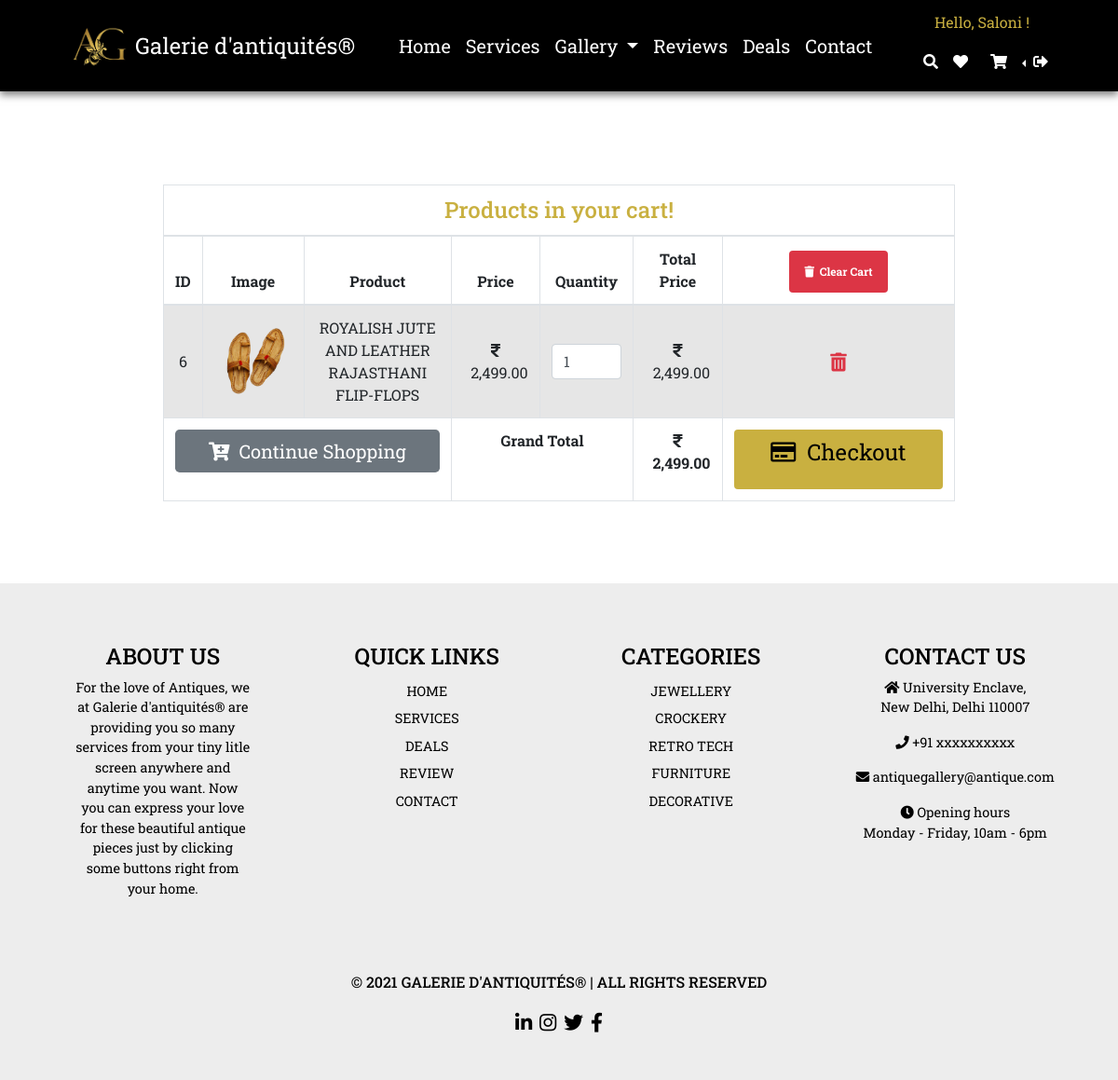
Screenshot of /cart.php (signed in) with the database file from the repository.
### tables this page shows
CREATE TABLE `cart` (
  `id` int(10) NOT NULL,
  `product_name` varchar(100) NOT NULL,
  `product_price` int(50) NOT NULL,
  `product_image` varchar(200) NOT NULL,
  `qty` int(10) NOT NULL,
  `total_price` int(50) NOT NULL,
  `uid` int(10) NOT NULL,
  `pid` int(10) NOT NULL
);

CREATE TABLE `search` (
  `sid` int(10) NOT NULL,
  `sname` varchar(20) NOT NULL,
  `top` varchar(10) NOT NULL,
  `photo` varchar(200) NOT NULL
);

### cart.php (the view, shortened to what this page needs)
<!DOCTYPE html>
<html lang="en">
<head>
    <link href="https://cdn.jsdelivr.net/npm/bootstrap@5.1.1/dist/css/bootstrap.min.css" rel="stylesheet"
>
    <link rel='stylesheet'
        href='https://cdnjs.cloudflare.com/ajax/libs/twitter-bootstrap/4.5.2/css/bootstrap.min.css' />
    <link rel="stylesheet" href="https://cdnjs.cloudflare.com/ajax/libs/font-awesome/5.15.2/css/all.min.css">
    <link rel="stylesheet" href="assests/css/style.css">
    <link rel="stylesheet" href="assests/css/Product.css">
</head>
<body>
    <header id="topheader">
        <?php include 'header.php'; ?>
        <?php include 'login_signup.php'; ?>
    </header>
<main>
    <div class="container mb-4" style=' margin-top: 150px'>
        <div class="row justify-content-center">
            <div class="col-lg-10">
                <div class="table-responsive my-5">
                    <table class="table table-bordered table-striped text-center">
                        <thead>
                            <tr>
                                <td colspan="7">
                                    <h4 class="text-center m-0" style="color: #c9b040">Products in your cart!</h4>
                                </td>
                            </tr>
                            <tr>
                                <th>ID</th>
                                <th>Image</th>
                                <th>Product</th>
                                <th>Price</th>
                                <th>Quantity</th>
                                <th>Total Price</th>
                                <th>
                                    <a href="action.php?clear=all" class="badge-danger badge p-3 "
                                        onclick="return confirm('Are you sure want to clear your cart?');"><i
                                            class="fas fa-trash"></i>&nbsp;&nbsp;Clear Cart</a>
                                </th>
                            </tr>
                        </thead>
                        <tbody>
                            <?php
                            $uid = $_SESSION['uid'];
                require '_dbConnect.php';
                $sql = "select * from cart where uid='$uid'";
                $result = mysqli_query($conn,$sql);
                $grand_total = 0;
                while ($row = $result->fetch_assoc()):
              ?>
                            <tr>
                                <td class="align-middle"><?= $row['pid'] ?></td>
                                <td class="align-middle"><img src="<?= $row['product_image'] ?>" width="50"></td>
                                <td class="align-middle"><?= strtoupper($row['product_name']) ?></td>
                                <td class="align-middle">
                                    <i
                                        class="fas fa-rupee-sign"></i>&nbsp;&nbsp;<?= number_format($row['product_price'],2); ?>
                                </td>
                                <td class="align-middle">
                                    <input type="number" min="1" class="form-control itemQty" value="<?= $row['qty'] ?>"
                                        style="width:75px;">
                                </td>
                                <td class="align-middle"><i
                                        class="fas fa-rupee-sign"></i>&nbsp;&nbsp;<?= number_format($row['total_price'],2); ?>
                                </td>
                                <td class="align-middle">
                                    <a href="action.php?remove=<?= $row['pid'] ?>" class="text-danger lead"
                                        onclick="return confirm('Are you sure want to remove this item?');"><i
                                            class="fas fa-trash-alt"></i></a>
                                </td>
                            </tr>
                            <?php $grand_total += $row['total_price']; ?>
                            <?php endwhile; ?>
                            <tr>
                                <td colspan="3">
                                    <a href="index.php#featured" class=" btn-lg btn-secondary btn-block"><i
                                            class="fas fa-cart-plus" style="text-decoration: none;" ></i>&nbsp;&nbsp;Continue
                                        Shopping</a>
                                </td>
                                <td colspan="2"><b>Grand Total</b></td>
                                <td><b><i
                                            class="fas fa-rupee-sign"></i>&nbsp;&nbsp;<?= number_format($grand_total,2); ?></b>
                                </td>
                                <td>
                                    <a href="checkout.php" class="btn btn-info align-middle <?= ($grand_total > 0) ? '' : 'disabled'; ?>" style="color: black; background-color: #c9b040; text-decoration: none;">
                                        <i class="far fa-credit-card"></i>&nbsp;&nbsp;Checkout
                                    </a>
                                </td>
                            </tr>
                        </tbody>
                    </table>
                </div>
            </div>
        </div>
    </div>
        <?php include 'footer.php'; ?>
</main>
</body>
</html>

### footer.php (shortened to what this page needs)
<!DOCTYPE html>
<html lang="en">
<body>
<section class="footer">
      <div class="box-container row px-5 py-5">
        <div class="boxx first col-lg-3 py-3 px-5 text-center">
          <h3 class="text-uppercase">about us</h3>
          <p>For the love of Antiques, we at Galerie d'antiquités® are providing you so many services from your tiny
            litle screen anywhere and anytime you want. Now you can express your love for these beautiful antique pieces
            just by clicking some buttons right from your home.</p>
        </div>
        <div class="boxx col-lg-3 d-flex flex-column text-center text-uppercase py-3">
          <h3>quick links</h3>
          <a href="index.php#home" class="py-1">home</a>
          <a href="index.php#services" class="py-1">services</a>
          <a href="index.php#deals" class="py-1">deals</a>
          <a href="index.php#reviews" class="py-1">review</a>
          <a href="contact.php" class="py-1">contact</a>
        </div>
        <div class="boxx col-lg-3 d-flex flex-column text-center text-uppercase py-3">
          <h3>Categories</h3>
          <?php
                include '_dbConnect.php';
                $sql = "select * from search";
                $result = mysqli_query($conn, $sql);
                    foreach ($result as $row) {
                    echo'
                <a class="py-1" href="category.php?category='.ucwords($row["sname"]).'">'.ucwords($row["sname"]).'</a>'; } ?>
        </div>
        <div class="boxx col-lg-3 d-flex flex-column text-center py-3">
          <h3 class="text-uppercase">contact us</h3>
          <p> <i class="fas fa-home"></i>
                        University Enclave,<br>
                        New Delhi, Delhi 110007
          </p>
          <p> <i class="fas fa-phone"></i>
            +91 xxxxxxxxxx
          </p>
          <p> <i class="fas fa-envelope"></i>
            antiquegallery@antique.com
          </p>
          <p> <i class="fas fa-clock"></i>
            Opening hours <br>
            Monday - Friday, 10am - 6pm
          </p>
        </div>
      </div>
      <div class="mb-0">
      <h1 class="credit text-center text-uppercase pb-3 px-2"> © 2021 Galerie d'antiquités® | All Rights Reserved</h1>
      <div class="d-flex flex-row justify-content-center align-items-center icon-box pb-5">
            <a href=""><i class="fab fa-linkedin-in px-1" style="font-size: 1.3rem;"></i></a>
            <a href=""><i class="fab fa-instagram px-1" style="font-size: 1.3rem;"></i></a>
            <a href=""><i class="fab fa-twitter px-1" style="font-size: 1.3rem;"></i></a>
            <a href=""><i class="fab fa-facebook-f px-1" style="font-size: 1.3rem;"></i></a>
          </div>
        </div>
    </section>
</body>
</html>

### assests/css/style.css (style rules this page uses)
* { padding: 0; margin: 0; box-sizing: border-box; }
html { scroll-behavior: smooth; overflow: scroll; overflow-x: hidden; }
main { overflow-x: hidden; }
a { text-decoration: none; }
header { position: fixed; top:0; left: 0; right:0; z-index: 1000; }
.btn { height: 4rem; width: 14rem; background: var(--gold); color:#fff; font-size: 1.5rem; cursor: pointer; border:none; outline: none; }
.footer { box-sizing: content-box; background: var(--gray); margin:0; padding:0; color:black; }
.footer a { color:black; }
.footer .credit, .footer h3 { font-size: 1.5rem; }
.footer .boxx { font-size: .9rem; }
.footer h1 { font-size: 1rem !important; }

### assests/css/Product.css (style rules this page uses)
:root { --white-light: rgba(255, 255, 255, 0.5); --alice-blue: #f8f9fa; --gold: #c9b040; --gray: #ededed; }
* { padding: 0; margin: 0; box-sizing: border-box; font-family: "roboto slab"; }
html { scroll-behavior: smooth; overflow: scroll; overflow-x: hidden; }
main { overflow-x: hidden; }
img { width: 100%; display: block; }
.container { width: 88vw; margin: 0 auto; }

### rows the page displays
cart: pid "6", product_name "ROYALISH JUTE AND LEATHER RAJASTHANI FLIP-FLOPS", product_price "2,499.00", qty "1", total_price "2,499.00"
search: sname "JEWELLERY"
search: sname "CROCKERY"
search: sname "RETRO TECH"
search: sname "FURNITURE"
search: sname "DECORATIVE"

### other values shown
$_SESSION["uname"] "Saloni"
$grand_total "2,499.00"
